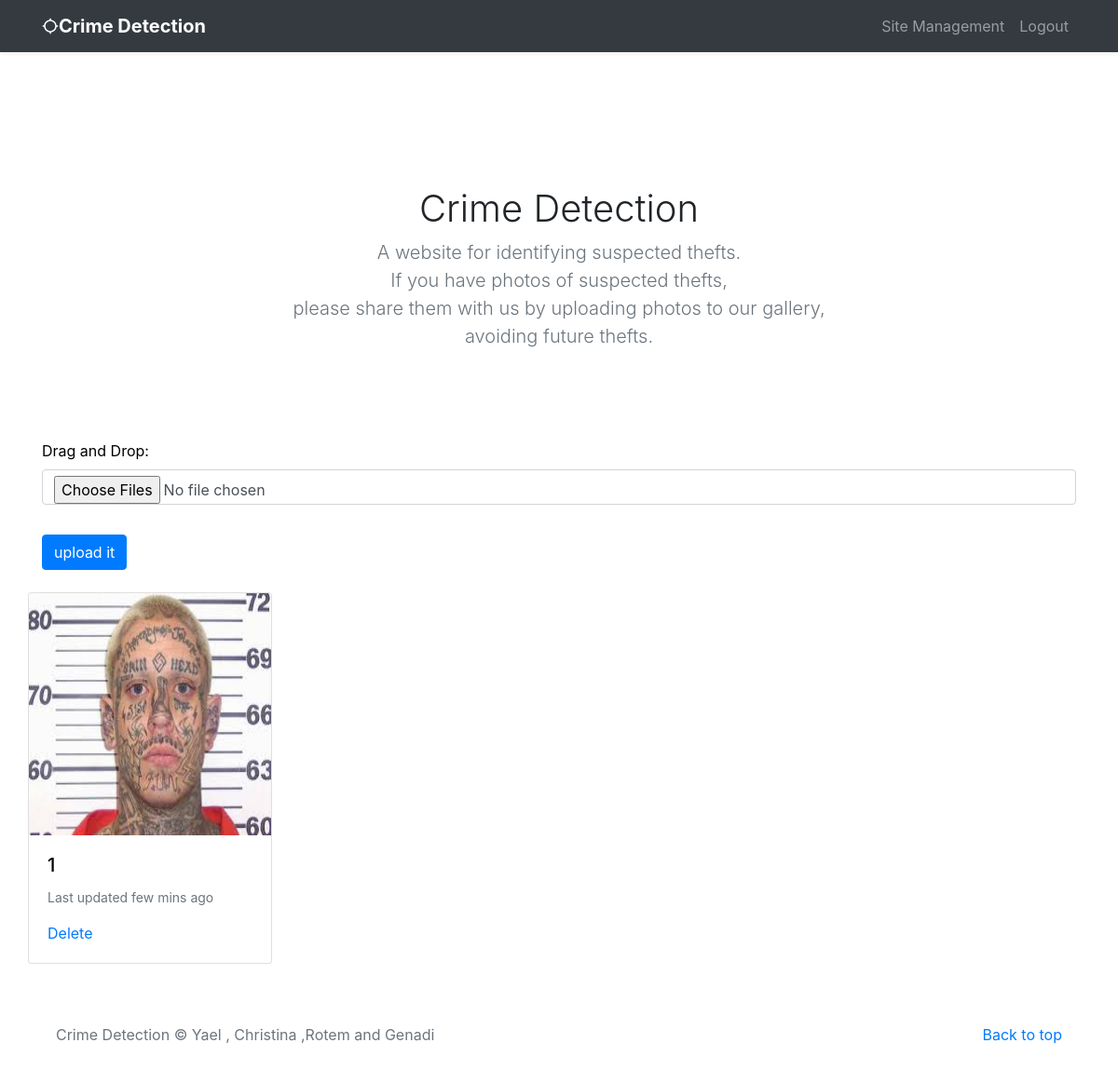
Page / (signed in) on the earlier database version.
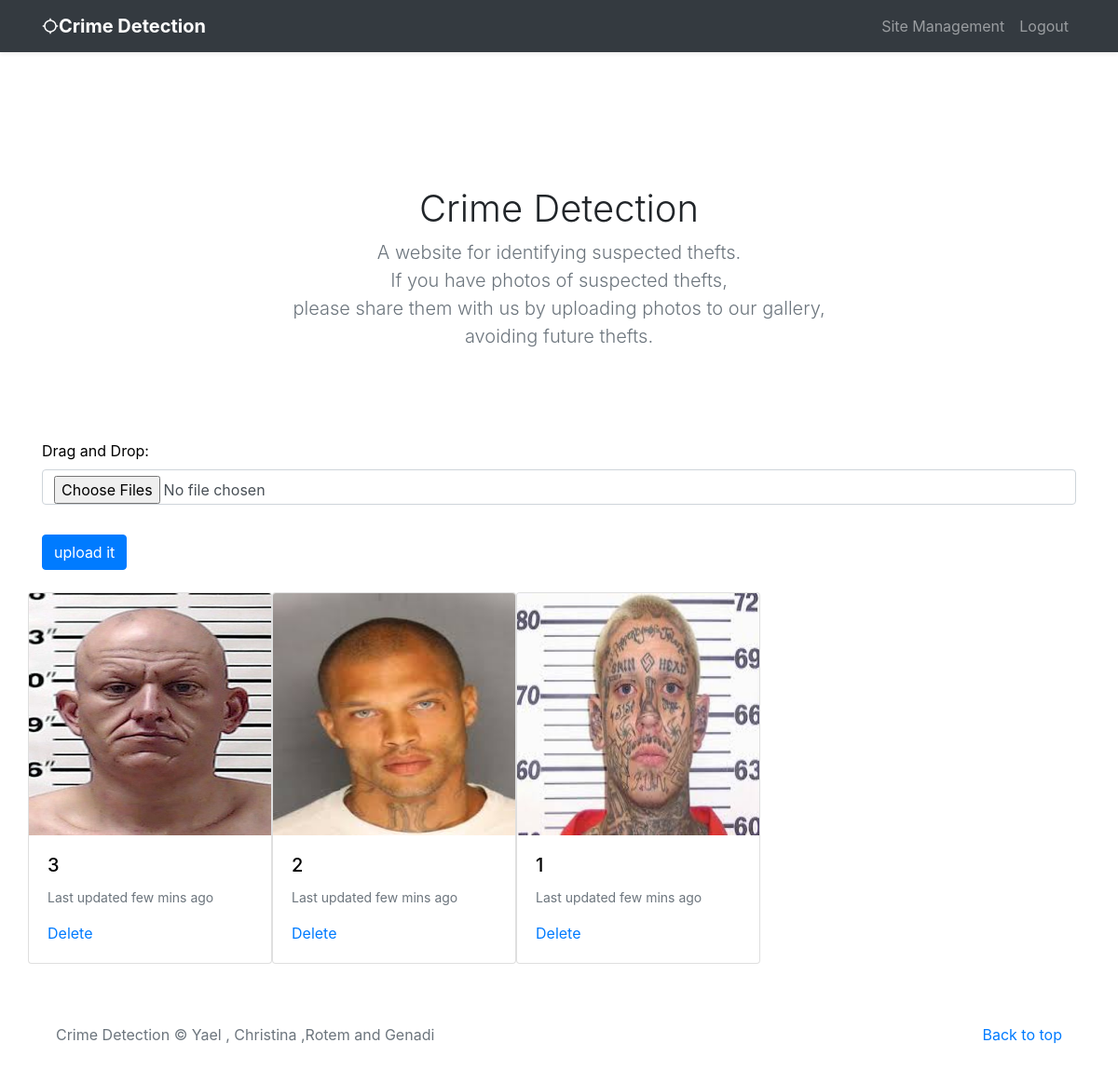
Same page on the later database version.
### feed/models.py (models this page shows)
class Feed(models.Model):
    description = models.CharField(max_length=255, blank=True)
    document = models.FileField(upload_to='static/documents/')

### feed/views.py (the view)
# urls.py: url(r'^$', index, name = 'index'),
def index(request):
    all_documents = Feed.objects.all().order_by('-id')
    return render(request, 'index.html', {'all_documents': all_documents})

### feed/templates/index.html (shortened to what the changed rows need)
<html>
    <head>
        <link rel="stylesheet" href="https://stackpath.bootstrapcdn.com/bootstrap/4.5.0/css/bootstrap.min.css">
        <link href="../assets/dist/css/bootstrap.css" rel="stylesheet">
        <link href="album.css" rel="stylesheet">
    </head>
    <body>
        <br>
        <br>
        <div class="container">
            <form method="post" enctype="multipart/form-data" action="/push_feed" onsubmit="return feed_it()">
                <section class="jumbotron text-center">
                    <div class="container">
                      <h1>Crime Detection</h1>
                    </div>
                  </section>
                {% if user.is_authenticated %}
            </form>
            <div class="row" id="feeds">
                {% for doc in all_documents %}
                <span>
                    <div class="card-deck">
                        <div class="card">
                            <img class="card-img-top"
                             src="{{doc.document}}"
                             style="width: 260;  height: 260"
                             alt="Card image cap">
                            <div class="card-body">
                              <h5 class="card-title">{{doc.description}}</h5>
                              <p class="card-text"><small class="text-muted">Last updated few mins ago</small></p>
                              <div class="d-flex justify-content-between align-items-center">
                                {% if user.is_authenticated %}
                                {% if user.is_superuser %}
                                <a class="btn-group" href="{% url 'delete_feed' doc.id %}">Delete</a>
                                {% endif %}
                                {% endif %}
                            </div>
                            </div>
                        </div>
                    </div>
                </span>{% endfor %}
                {% endif %}
            </div>
        </div>
    </body>
</html>

Differences in the rows shown:
added Feed: document (picture), description "3"
added Feed: document (picture), description "2"
